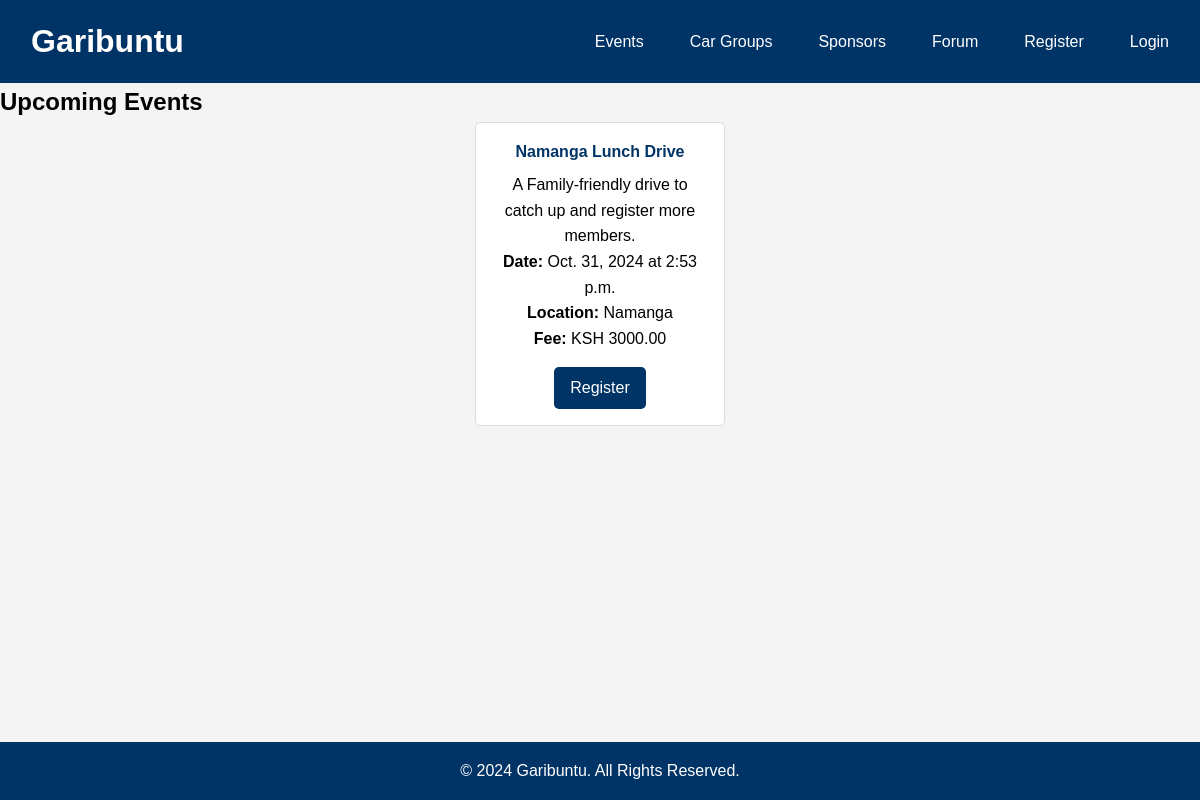
Page /events/ on the earlier database version.
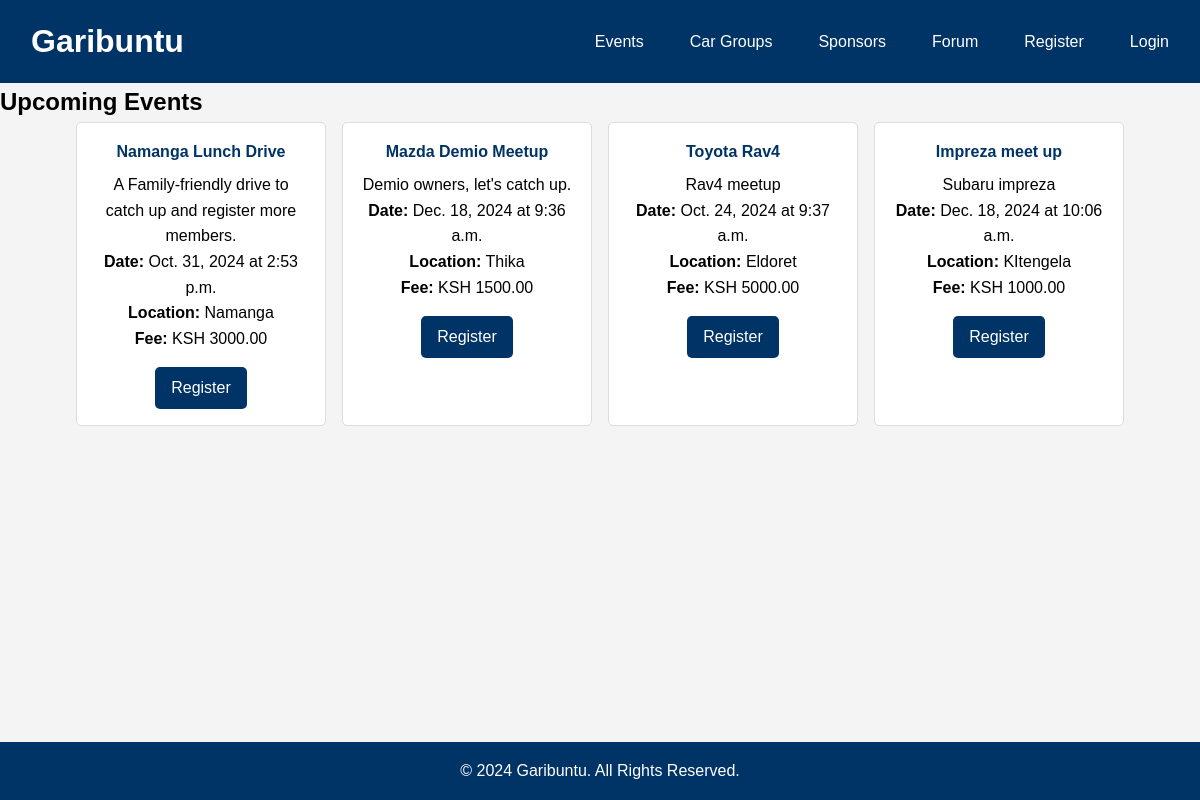
Same page on the later database version.
### events/models.py (models this page shows, shortened)
class Event(models.Model):
    title = models.CharField(max_length=100)
    description = models.TextField()
    date = models.DateField()
    time = models.TimeField()
    location = models.CharField(max_length=255)
    registration_fee = models.DecimalField(max_digits=10, decimal_places=2)
    group = models.ForeignKey(CarGroup, on_delete=models.CASCADE, related_name='events')
    created_by = models.ForeignKey(User, on_delete=models.CASCADE, related_name='organized_events')
    attendees = models.ManyToManyField(User, through='EventRegistration', related_name='events')

### events/views.py (the view)
# urls.py: path('', views.event_list, name='event_list'),
def event_list(request):
    events = Event.objects.all()
    return render(request, 'event_list.html', {'events':events})

### events/templates/event_list.html (shortened to what this page needs)
{% extends "base.html" %}
{% block content %}
<h2>Upcoming Events</h2>
<div class="card-container">
    {% for event in events %}
        <div class="card">
            <h4>{{ event.title }}</h4>
            <p>{{ event.description }}</p>
            <p><strong>Date:</strong> {{ event.date }} at {{ event.time }}</p>
            <p><strong>Location:</strong> {{ event.location }}</p>
            <p><strong>Fee:</strong> KSH {{ event.registration_fee }}</p>
            <a href="{% url 'events:register_for_event' event.id %}" class="btn">Register</a>
        </div>
    {% endfor %}
</div>
{% endblock %}

### garibuntu/templates/base.html (shortened to what this page needs)
{% load static %}
<!DOCTYPE html>
<html lang="en">
<head>
    <link rel="stylesheet" href="{% static 'css/styles.css' %}">
</head>
<body>
    <header>
        <div class="navbar">
            <h1 class="logo"><a href="{% url 'garibuntu:home' %}">Garibuntu</a></h1>
            <nav>
                <a href="{% url 'events:event_list' %}">Events</a>
                <a href="{% url 'garibuntu:car_group_list' %}">Car Groups</a>
                <a href="{% url 'sponsors:sponsor_list' %}">Sponsors</a>
                <a href="{% url 'forum:thread_list' %}">Forum</a>
                <a href="{% url 'garibuntu:master_register' %}">Register</a>
                <a href="{% url 'users:login' %}">Login</a>
            </nav>
        </div>
    </header>
    <main>
        {% block content %}{% endblock %}
    </main>
    <footer class="footer-container">
        <p>&copy; 2024 Garibuntu. All Rights Reserved.</p>
    </footer>
</body>
</html>

### garibuntu/static/css/styles.css (style rules this page uses)
* { margin: 0; padding: 0; box-sizing: border-box; }
body { font-family: Arial, sans-serif; line-height: 1.6; background-color: #f4f4f4; }
.navbar { background: #003366; color: #ffffff; padding: 1rem; display: flex; justify-content: space-between; align-items: center; }
.navbar a { color: #ffffff; text-decoration: none; padding: 0 15px; }
.navbar nav { display: flex; gap: 1rem; }
.card-container { display: flex; flex-wrap: wrap; gap: 1rem; justify-content: center; }
.card { background: #ffffff; border: 1px solid #ddd; border-radius: 5px; padding: 1rem; width: 250px; text-align: center; }
.card h4 { color: #003366; margin-bottom: 0.5rem; }
.card .btn { display: inline-block; margin-top: 1rem; padding: 0.5rem 1rem; color: #ffffff; background: #003366; text-decoration: none; border-radius: 5px; }
.footer-container { text-align: center; padding: 1rem; background: #003366; color: white; margin-top: 2rem; position: fixed; width: 100%; bottom: 0; }
.btn { display: inline-block; margin-top: 10px; padding: 8px 16px; background-color: #007bff; color: #fff; text-decoration: none; border-radius: 4px; }

Differences in the rows shown:
added Event: title "Mazda Demio Meetup", description "Demio owners, let's catch up.", date "Dec. 18, 2024", time "9:36 a.m.", location "Thika", registration_fee "1500.00"
added Event: title "Toyota Rav4", description "Rav4 meetup", date "Oct. 24, 2024", time "9:37 a.m.", location "Eldoret", registration_fee "5000.00"
added Event: title "Impreza meet up", description "Subaru impreza", date "Dec. 18, 2024", time "10:06 a.m.", location "KItengela", registration_fee "1000.00"
